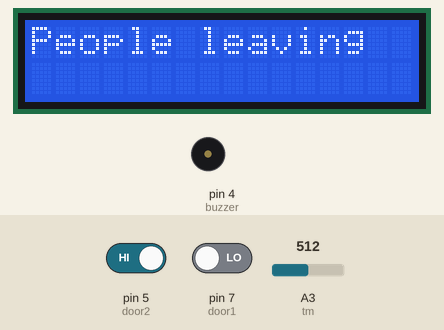
A sketch run on a simulated Arduino Uno, built with avr-gcc and run on an emulated ATmega328P. On the bench: 16×2 character LCD, buzzer (waves = sounding). Inputs (shaded band) come from the test bench; at power-on: pin 7 (door1) LOW, pin 5 (door2) HIGH, A3 (tm) = 512.

Above: at 1.2 s.
1.3 s: pin 7 (door1) driven HIGH
At 1.8 s:
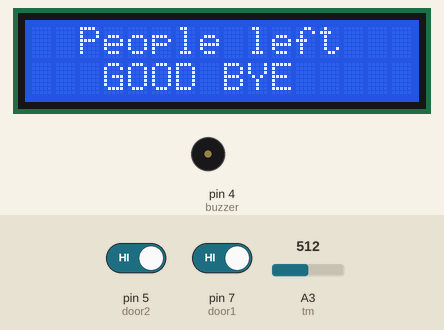
2.9 s: pin 7 (door1) driven LOW
At 4.4 s:
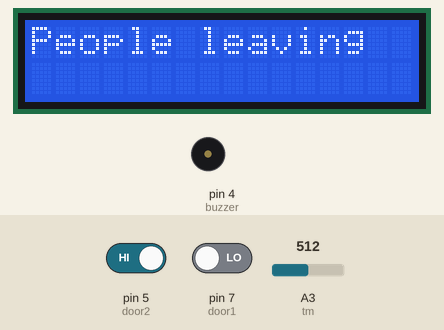
Timing chart, 0 to 5.9 s (numbered marks = the images above; inputs shaded):
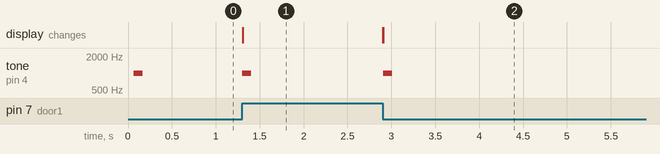

The sketch:

people_counter.ino
```cpp
#include <LiquidCrystal.h>

LiquidCrystal led(8,9,10,11,12,13);
int door1=7;
int door2=5;
int people=0;
bool i;
int buzzer=4;
int tm=3;  /*tm represent the analog pin no. where temp sensor is connected*/
int j;


void setup()
{ pinMode(door1,INPUT);
  pinMode(door2,INPUT);
  pinMode(tm,INPUT);
  led.begin(16,2);

}

void loop()
{ while(digitalRead(door1)==LOW && digitalRead(door2)==LOW)
{}
  i=digitalRead(door1);
  if(i==HIGH)
  {   led.clear();
      led.print("People entering");
      if((j=analogRead(tm))>=180)
        { tone(buzzer,1000,100);
          led.setCursor(3,1);
          led.print("Suspected");
          led.blink();
        }

    while(digitalRead(door2)==LOW){}
    led.clear();
    led.noBlink();
    if((j=analogRead(tm))>=180)
    {
      tone(buzzer,1000,100);
    }
    led.print("People entered");
    led.setCursor(3,1);
    led.print("WELCOME");
    people++;
    while(digitalRead(door2)==HIGH){}
    led.clear();
  }
  else
  { led.clear();
    led.print("People leaving");
    if((j=analogRead(tm))>=180)
    {
      tone(buzzer,1000,100);
    }
    while(digitalRead(door1)==LOW){}
    led.clear();
    if((j=analogRead(tm))>=180)
    {
      tone(buzzer,1000,100);
    }
    led.print("  People left  ");
    led.setCursor(3,1);
    led.print("GOOD BYE");
    people--;
    while(digitalRead(door1)==HIGH){}
    led.clear();
  }

 led.print("No of people: ");
 led.print(people);
}
```

Measured:
- after the input at 1.3 s, tone on pin 4 (buzzer): silent → 1000 Hz at once, → silent 0.10 s later; the display: changes at once (image 1)
- after the input at 2.9 s, tone on pin 4 (buzzer): silent → 1000 Hz at once, → silent 0.10 s later; the display: first changes at once (image 2 shows a later state)
